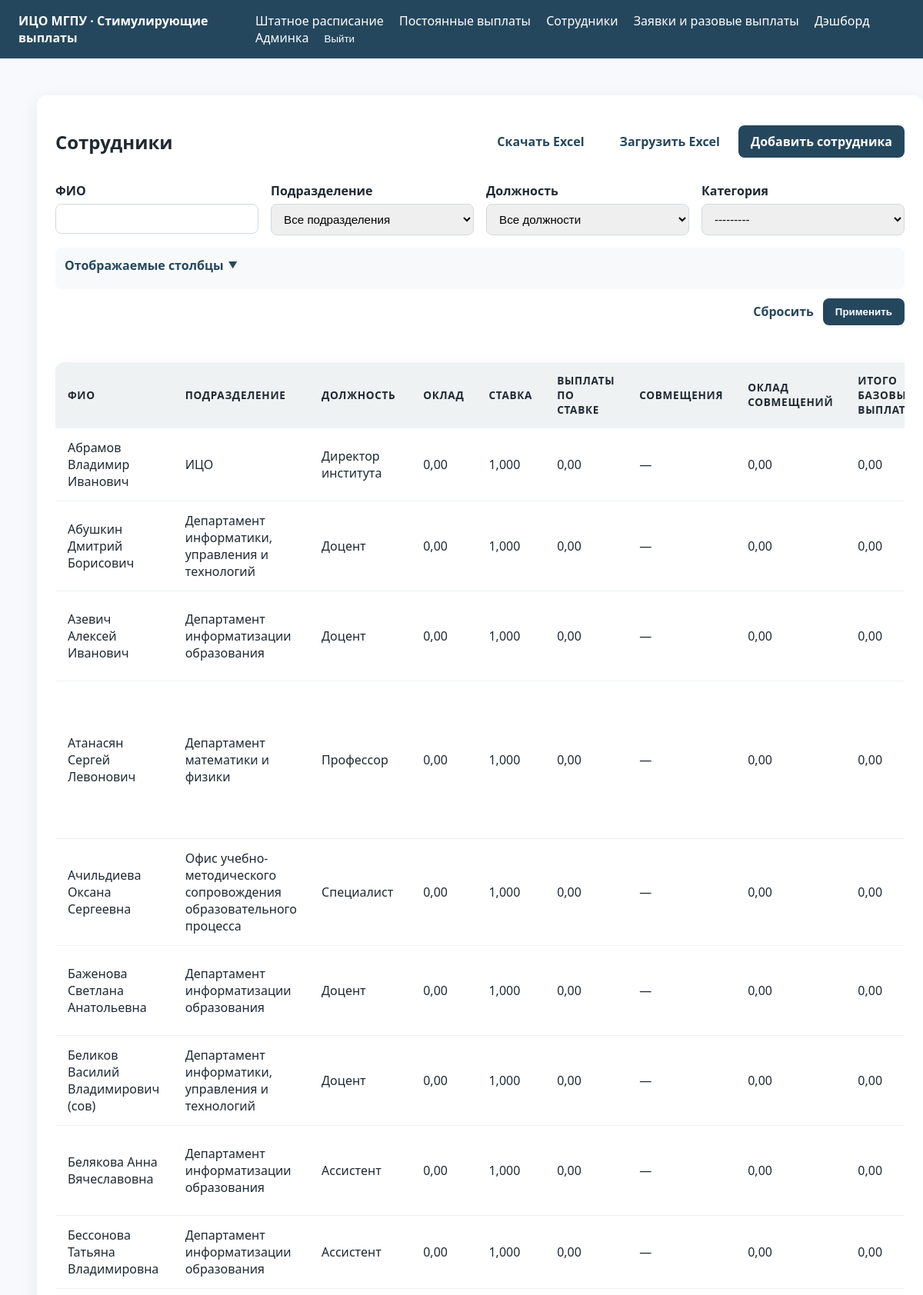
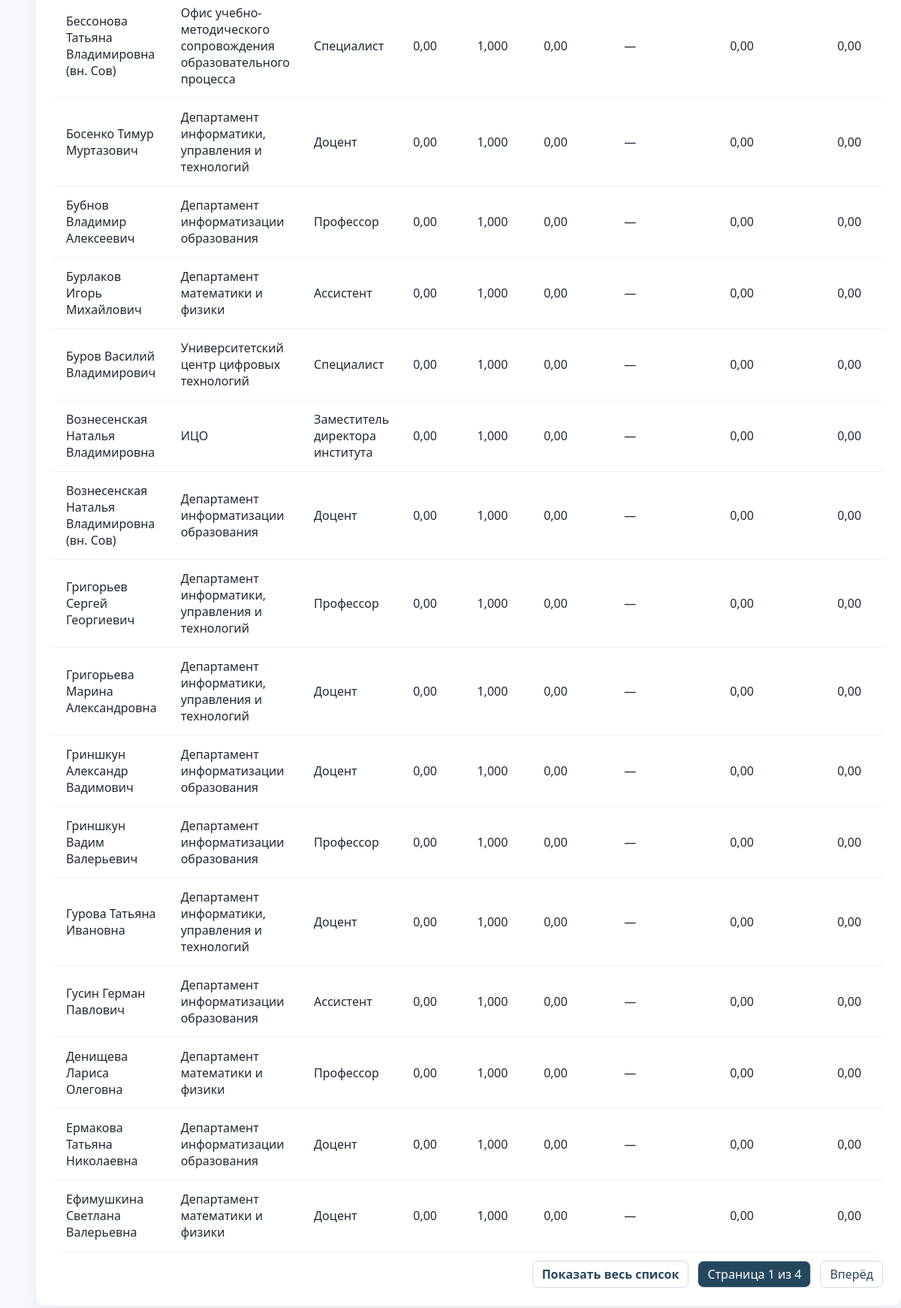
/employees/ (signed in), run on an earlier commit of the app's database (2 pictures, top to bottom).
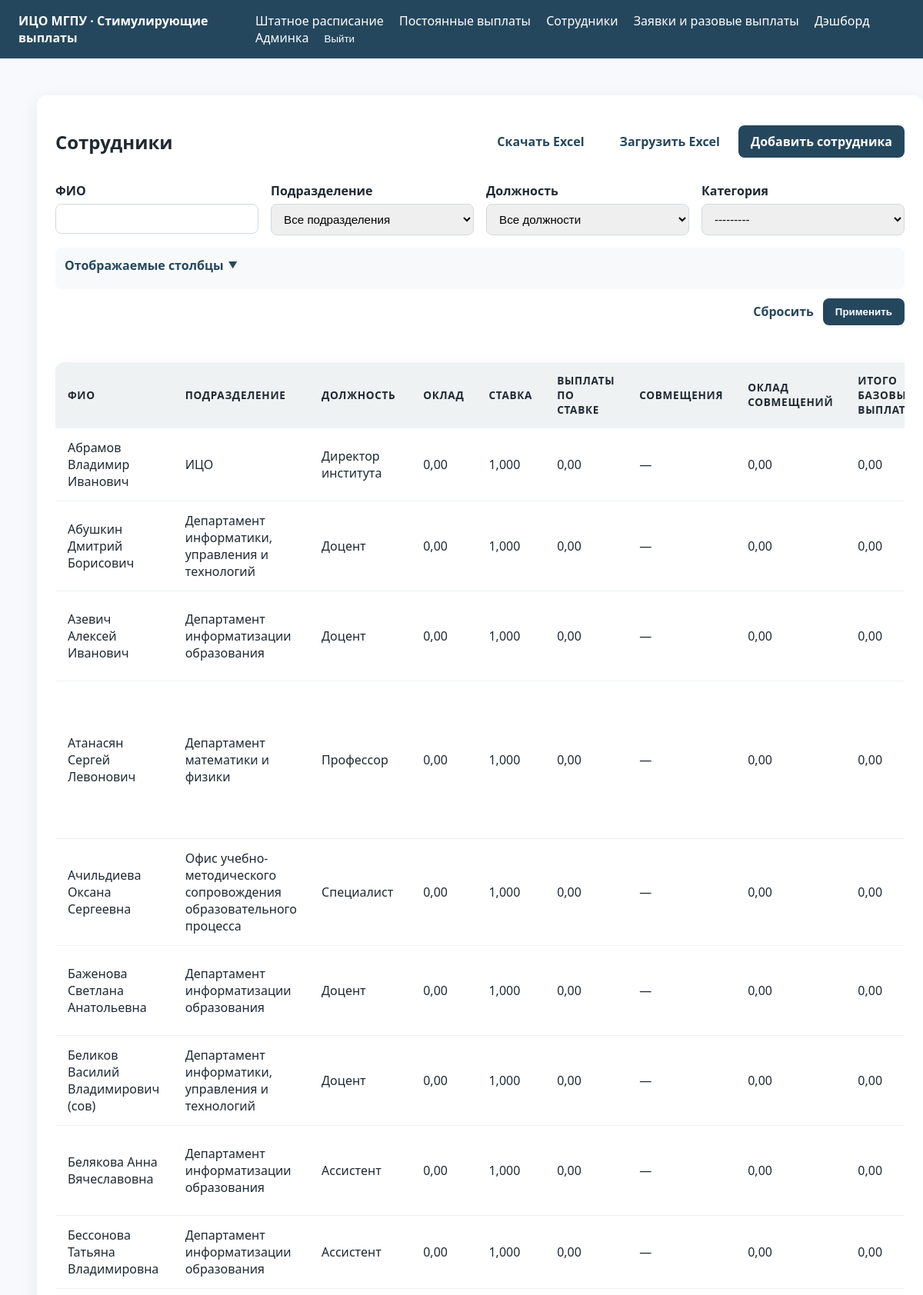
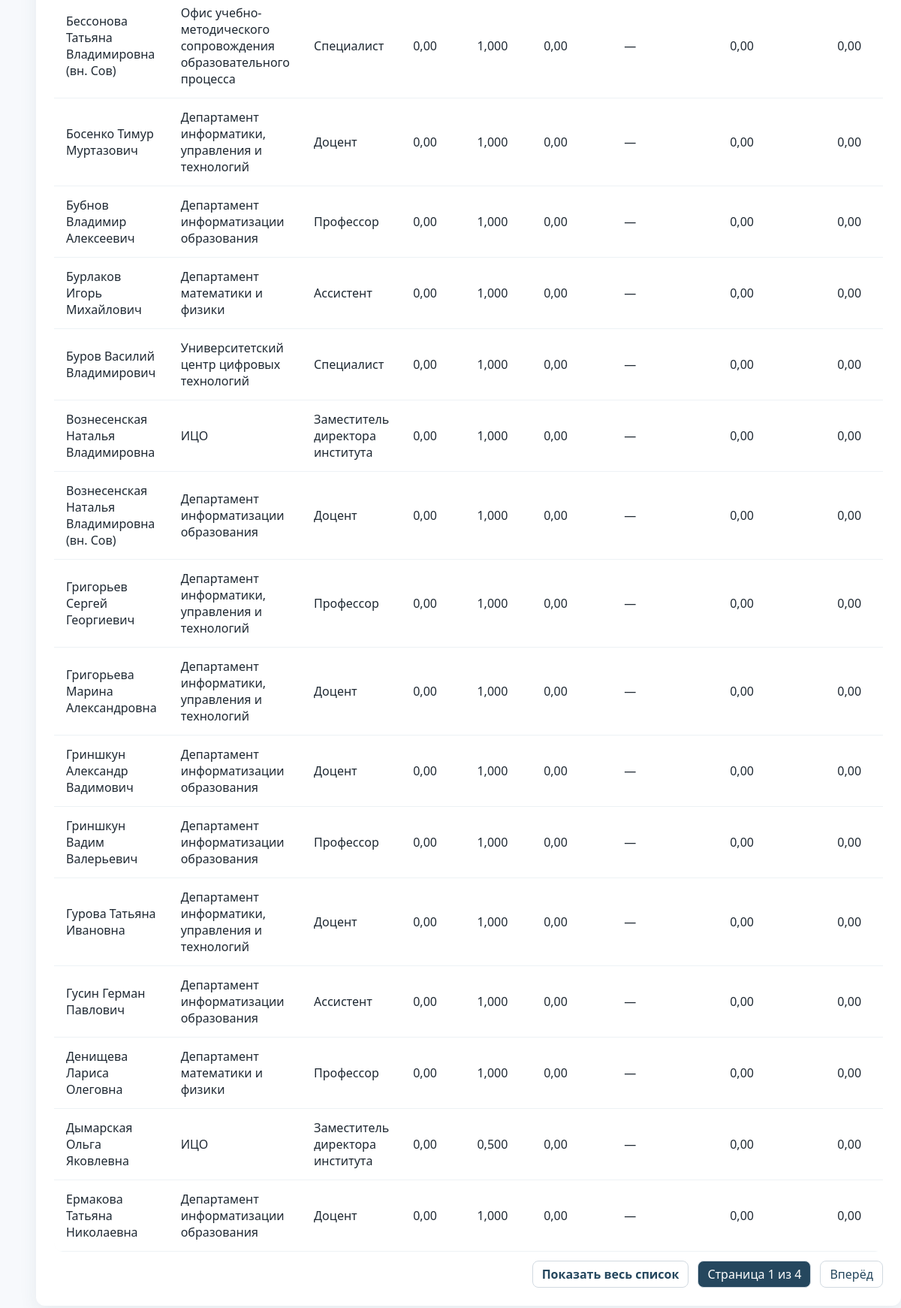
And on a later commit of the database (2 pictures, top to bottom).
### stimuli/models.py (models this page shows, shortened)
class Employee(models.Model):
    class Category(models.TextChoices):
        AUP = 'АУП', _('Административно-управленческий персонал')
        PPS = 'ППС', _('Профессорско-преподавательский состав')
        OTHER = 'Другое', _('Другое')
    full_name = models.CharField('ФИО', max_length=255)
    division = models.ForeignKey('staffing.Division', on_delete=models.PROTECT, related_name='employees', verbose_name='Подразделение')
    position = models.ForeignKey('staffing.Position', on_delete=models.PROTECT, related_name='employees', verbose_name='Должность')
    category = models.CharField('Категория', max_length=32, choices=Category.choices)
    rate = models.DecimalField('Ставка', max_digits=6, decimal_places=3, default=1)
    allowance_amount = models.DecimalField('Надбавка', max_digits=12, decimal_places=2, default=0)
    allowance_reason = models.CharField('Основание надбавки', max_length=255, blank=True)
    allowance_until = models.DateField('Срок надбавки', blank=True, null=True)
    payment = models.DecimalField('Выплата', max_digits=12, decimal_places=2, default=0)
    justification = models.TextField('Обоснование', blank=True)
    created_at = models.DateTimeField('Создано', auto_now_add=True)
    updated_at = models.DateTimeField('Обновлено', auto_now=True)
    class Meta:
        ordering = ['full_name']
        verbose_name = 'Сотрудник'
        verbose_name_plural = 'Сотрудники'
    @property
    def salary_amount(self):
        base = self.position.base_salary if self.position else Decimal('0')
        rate = self.rate or Decimal('0')
        return base * rate
    @property
    def assignments_salary_amount(self):
        total = Decimal('0')
        for assignment in self.assignments.select_related('position').all():
            base = assignment.position.base_salary if assignment.position else Decimal('0')
            rate = assignment.rate or Decimal('0')
            total += base * rate
        return total
    @property
    def total_salary_amount(self):
        return self.salary_amount + self.assignments_salary_amount
    @property
    def allowance_total(self):
        total = self.allowance_amount or Decimal('0')
        for assignment in self.assignments.all():
            total += assignment.allowance_amount or Decimal('0')
        return total
    @property
    def total_payments(self):
        payment = self.payment or Decimal('0')
        return self.total_salary_amount + self.allowance_total + payment

### staffing/models.py (models this page shows)
class Division(models.Model):
    name = models.CharField('Название подразделения', max_length=255, unique=True)
    class Meta:
        ordering = ['name']
        verbose_name = 'Подразделение'
        verbose_name_plural = 'Подразделения'
    def __str__(self) -> str:
        return self.name

class Position(models.Model):
    name = models.CharField('Название должности', max_length=255, unique=True)
    base_salary = models.DecimalField('Оклад', max_digits=12, decimal_places=2, default=Decimal('0'))
    class Meta:
        ordering = ['name']
        verbose_name = 'Должность'
        verbose_name_plural = 'Должности'
    def __str__(self) -> str:
        return self.name

### stimuli/views.py (the view)
# urls.py: path('employees/', views.EmployeeListView.as_view(), name='employee-list'),
class EmployeeListView(LoginRequiredMixin, PermissionRequiredMixin, generic.ListView):
    model = Employee
    template_name = 'stimuli/employee_list.html'
    context_object_name = 'employees'
    paginate_by = 25
    permission_required = 'stimuli.view_employee'
    AVAILABLE_COLUMNS = [
        ('division', 'Подразделение'),
        ('position', 'Должность'),
        ('base_salary', 'Оклад'),
        ('rate', 'Ставка'),
        ('salary', 'Выплаты по ставке'),
        ('assignments', 'Совмещения'),
        ('assignments_salary', 'Оклад совмещений'),
        ('total_salary', 'Итого базовых выплат'),
        ('allowance_amount', 'Надбавка'),
        ('allowance_reason', 'Основание надбавки'),
        ('allowance_until', 'Срок надбавки'),
        ('payment', 'Выплата'),
        ('justification', 'Обоснование'),
        ('total_payments', 'Итого выплат'),
    ]
    DEFAULT_COLUMNS = [
        'division',
        'position',
        'base_salary',
        'rate',
        'salary',
        'assignments',
        'assignments_salary',
        'total_salary',
        'allowance_amount',
        'allowance_reason',
        'allowance_until',
        'payment',
        'justification',
        'total_payments',
    ]
    def get_paginate_by(self, queryset):
        if self.request.GET.get('show') == 'all':
            return None
        return self.paginate_by
    def get_queryset(self):
        qs = Employee.objects.select_related('division', 'position').prefetch_related('requests__requested_by', 'assignments__position')
        self.filterset = EmployeeFilter(self.request.GET or None, queryset=qs)
        return self.filterset.qs
    def get_context_data(self, **kwargs):
        context = super().get_context_data(**kwargs)
        context['filter'] = getattr(
            self,
            'filterset',
            EmployeeFilter(None, queryset=self.model.objects.all())
        )
        selected_columns = self.get_selected_columns()
        user = self.request.user
        show_all = self.request.GET.get('show') == 'all'
        context.update({
            'available_columns': self.AVAILABLE_COLUMNS,
            'selected_columns': selected_columns,
            'show_all': show_all,
            'show_all_url': self._build_query(show='all'),
            'paginate_url': self._build_query(show=None),
        })
        extra_cols = 1 + len(selected_columns)
        if user.has_perm('stimuli.change_employee'):
            extra_cols += 1
        context['table_colspan'] = extra_cols
        return context
    def get_selected_columns(self):
        valid_keys = [key for key, _ in self.AVAILABLE_COLUMNS]
        requested = self.request.GET.getlist('columns')
        if requested:
            selected = [key for key in requested if key in valid_keys]
        else:
            selected = list(self.DEFAULT_COLUMNS)
        if not selected:
            selected = list(self.DEFAULT_COLUMNS)
        return selected
    def _build_query(self, **updates):
        params = self.request.GET.copy()
        for key, value in updates.items():
            if value is None:
                params.pop(key, None)
            else:
                params[key] = value
        encoded = params.urlencode()
        return '?' + encoded if encoded else ''

### stimuli/templates/stimuli/employee_list.html (shortened to what this page needs)
{% extends 'base.html' %}
{% block content %}
<div class="card content-card">
    <div style="display:flex; justify-content:space-between; align-items:center; margin-bottom: 16px;">
        <h2>Сотрудники</h2>
        <div style="display:flex; gap:8px;">
            {% if perms.stimuli.view_employee %}
                <a class="btn btn-success" href="{% url 'employee-excel-template' %}">
                    Скачать Excel
                </a>
            {% endif %}
            {% if perms.stimuli.add_employee %}
                <a class="btn btn-info" href="{% url 'employee-excel-upload' %}">
                    Загрузить Excel
                </a>
                <a class="btn btn-primary" href="{% url 'employee-add' %}">Добавить сотрудника</a>
            {% endif %}
        </div>
    </div>
    <div class="filter-wrapper">
    <form method="get" class="filter-form">
        <div class="form-grid">
            {% for field in filter.form %}
                <div>
                    <label>{{ field.label }}</label>
                    {{ field }}
                </div>
            {% endfor %}
        </div>
        <details class="column-selector" style="margin-top:16px;">
            <summary>Отображаемые столбцы</summary>
        </details>
        <div class="filter-actions">
            <a href="{% url 'employee-list' %}" class="btn btn-text">Сбросить</a>
            <button type="submit" class="btn btn-primary">Применить</button>
        </div>
    </form>
    </div>
    <div class="table-wrapper">
    <table class="table">
        <thead>
            <tr>
                <th>ФИО</th>
                {% for key, label in available_columns %}
                    {% if key in selected_columns %}
                        <th>{{ label }}</th>
                    {% endif %}
                {% endfor %}
            </tr>
        </thead>
        <tbody>
            {% for employee in employees %}
                <tr>
                    <td>{{ employee.full_name }}</td>
                    {% for key, label in available_columns %}
                        {% if key in selected_columns %}
                            <td>
                                {% if key == 'division' %}
                                    {{ employee.division.name|default:'—' }}
                                {% elif key == 'position' %}
                                    {{ employee.position.name|default:'—' }}
                                {% elif key == 'base_salary' %}
                                    {{ employee.position.base_salary|default:0|floatformat:2 }}
                                {% elif key == 'rate' %}
                                    {{ employee.rate|floatformat:3 }}
                                {% elif key == 'salary' %}
                                    {{ employee.salary_amount|floatformat:2 }}
                                {% elif key == 'assignments' %}
                                    {% with assignments=employee.assignments.all %}
                                        {% if assignments %}
                                            <ul class="assignment-list">
                                                {% for item in assignments %}
                                                    <li>
                                                        {{ item.position.name|default:'—' }} — {{ item.rate|floatformat:3 }}
                                                        {% if item.allowance_amount %}
                                                            (надбавка {{ item.allowance_amount|floatformat:2 }}{% if item.allowance_until %}, до {{ item.allowance_until|date:'d.m.Y' }}{% endif %})
                                                        {% endif %}
                                                    </li>
                                                {% endfor %}
                                            </ul>
                                        {% else %}
                                            —
                                        {% endif %}
                                    {% endwith %}
                                {% elif key == 'assignments_salary' %}
                                    {{ employee.assignments_salary_amount|floatformat:2 }}
                                {% elif key == 'total_salary' %}
                                    {{ employee.total_salary_amount|floatformat:2 }}
                                {% elif key == 'allowance_amount' %}
                                    {{ employee.allowance_total|floatformat:2 }}
                                {% elif key == 'allowance_reason' %}
                                    {{ employee.allowance_reason|default:'—' }}
                                {% elif key == 'allowance_until' %}
                                    {{ employee.allowance_until|date:'d.m.Y'|default:'—' }}
                                {% elif key == 'payment' %}
                                    {{ employee.payment|floatformat:2 }}
                                {% elif key == 'justification' %}
                                    {{ employee.justification|default:'—'|linebreaksbr }}
                                {% elif key == 'total_payments' %}
                                    {{ employee.total_payments|floatformat:2 }}
                                {% endif %}
                            </td>
                        {% endif %}
                    {% endfor %}
                </tr>
            {% empty %}
                <tr>
                    <td colspan="{{ table_colspan }}">Нет сотрудников под выбранные фильтры.</td>
                </tr>
            {% endfor %}
        </tbody>
    </table>
    </div>
    <div class="pagination" style="margin-top:12px;">
        {% if show_all %}
            <a href="{{ paginate_url }}" class="btn btn-text">Постранично</a>
        {% else %}
            <a href="{{ show_all_url }}" class="btn btn-text">Показать весь список</a>
        {% endif %}
        {% if is_paginated %}
            <span class="current">Страница {{ page_obj.number }} из {{ page_obj.paginator.num_pages }}</span>
            {% if page_obj.has_next %}
                <a href="?page={{ page_obj.next_page_number }}">Вперёд</a>
            {% endif %}
        {% endif %}
    </div>
</div>
{% endblock %}

### templates/base.html (shortened to what this page needs)
{% load static %}
<!DOCTYPE html>
<html lang="ru">
<head>
    <link rel="stylesheet" href="{% static 'css/main.css' %}">
</head>
<body>
<header class="header">
    <div>
        <strong>ИЦО МГПУ · Стимулирующие выплаты</strong>
    </div>
    <nav>
        {% if user.is_authenticated %}
            {% if perms.staffing.view_positionquota %}
                <a href="{% url 'staffing:quota-list' %}">Штатное расписание</a>
            {% endif %}
            {% if perms.recurring_payments.view_recurringperiod %}
                <a href="{% url 'recurring_payments:period-list' %}">Постоянные выплаты</a>
            {% endif %}
            {% if perms.stimuli.view_employee %}
                <a href="{% url 'employee-list' %}">Сотрудники</a>
            {% endif %}
            {% if perms.one_time_payments.view_requestcampaign %}
                <a href="{% url 'one_time_payments:campaign-list' %}">Заявки и разовые выплаты</a>
            {% else %}
                <a href="{% url 'request-list' %}">Заявки</a>
            {% endif %}
            {% if perms.dashboard.view_dashboard %}
                <a href="{% url 'dashboard:overview' %}">Дэшборд</a>
            {% endif %}
            {% if user.is_staff %}
                <a href="{% url 'admin:index' %}">Админка</a>
            {% endif %}
            <form method="post" action="{% url 'logout' %}" class="logout-form">
                <button type="submit" class="logout-link">Выйти</button>
            </form>
        {% endif %}
    </nav>
</header>
<div class="container">
    {% block content %}{% endblock %}
</div>
</body>
</html>

What changed in the data, as far as the page shows it:
no longer on this page (row edited): Employee: full_name "Ефимушкина Светлана Валерьевна", division.name "Департамент математики и физики", position.name "Доцент", position.base_salary "0,00", rate "1,000", salary_amount "0,00", assignments_salary_amount "0,00", total_salary_amount "0,00"
added Employee: full_name "Дымарская Ольга Яковлевна", division.name "ИЦО", position.name "Заместитель директора института", position.base_salary "0,00", rate "0,500", salary_amount "0,00", assignments_salary_amount "0,00", total_salary_amount "0,00"
